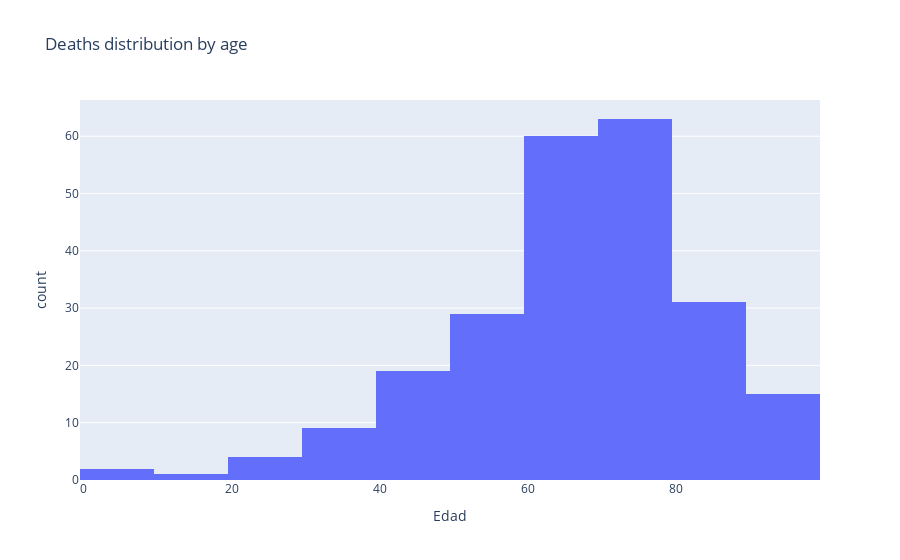

The notebook cell saved with this chart:
### Code cell
fig = px.histogram(df[df["atención"] == "FALLECIDO"], x="Edad", nbins=10, title = "Deaths distribution by age")
fig.show()

### Figure 1 — Plotly figure (JSON) as saved in the notebook; plotly's stock layout.template omitted (floating-point values rounded to 4 significant figures; data arrays with more than 128 entries replaced by an {"elided": "..."} marker saying what was removed)
{"data": [{"alignmentgroup": "True", "bingroup": "x", "hovertemplate": "Edad=%{x}<br>count=%{y}<extra></extra>", "legendgroup": "", "marker": {"color": "#636efa"}, "name": "", "nbinsx": 10, "offsetgroup": "", "orientation": "v", "showlegend": false, "type": "histogram", "x": {"elided": "233 str values"}, "xaxis": "x", "yaxis": "y"}], "layout": {"barmode": "relative", "legend": {"tracegroupgap": 0}, "title": {"text": "Deaths distribution by age"}, "xaxis": {"anchor": "y", "domain": [0, 1], "title": {"text": "Edad"}}, "yaxis": {"anchor": "x", "domain": [0, 1], "title": {"text": "count"}}}}
